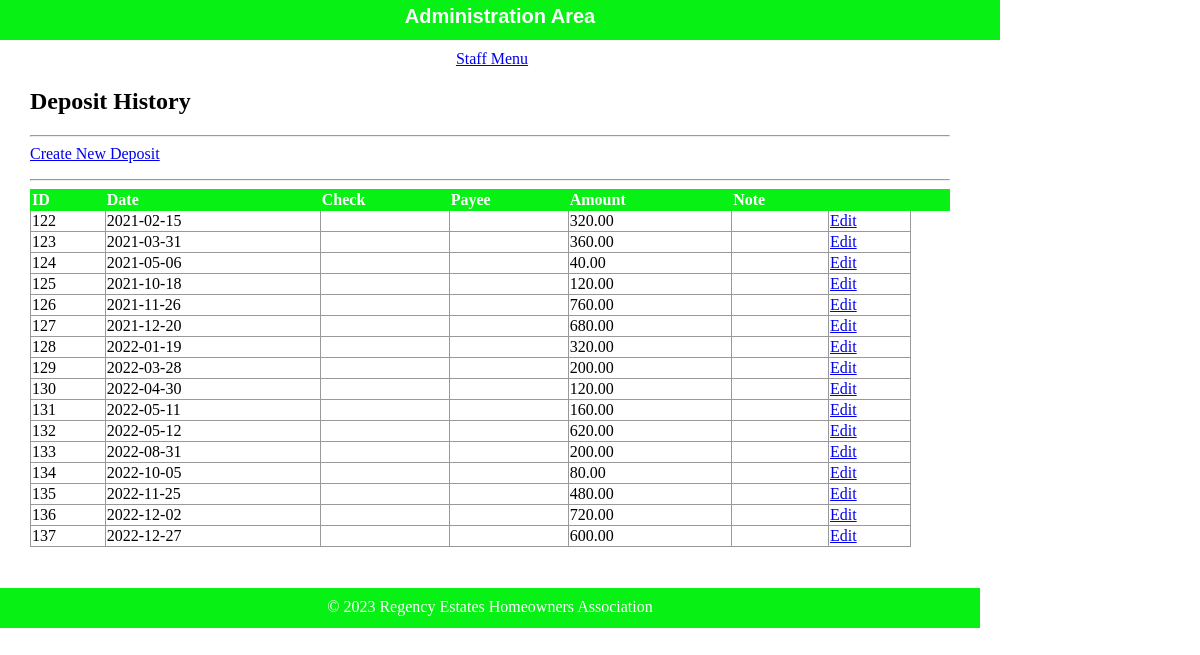
Page /html/public/staff/deposits/index.php on the earlier database version.
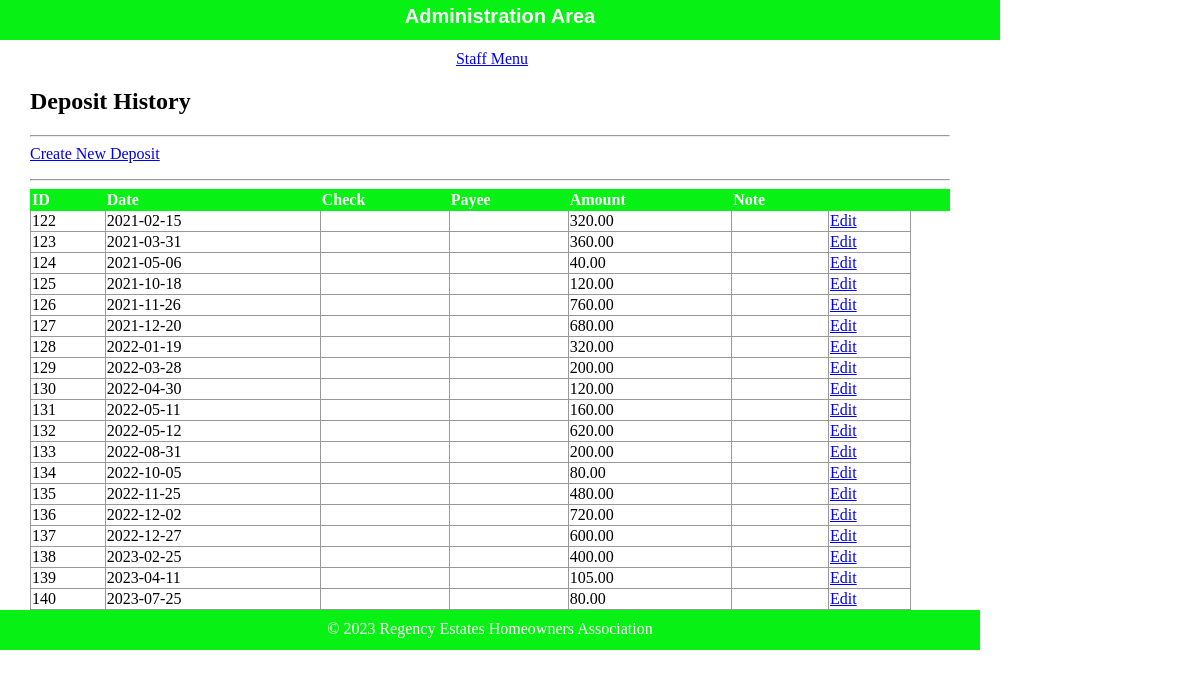
Same page on the later database version.
### tables this page shows
CREATE TABLE `deposit` (
  `id` int(11) NOT NULL,
  `fk_cat_id` int(11) DEFAULT NULL,
  `dt` date DEFAULT NULL,
  `is_reconciled` tinyint(1) DEFAULT NULL,
  `amount` decimal(10,2) DEFAULT NULL,
  `note` varchar(50) DEFAULT NULL,
  `ck_no` int(11) DEFAULT NULL,
  `payee` varchar(50) DEFAULT NULL
);

### html/private/functions.php (called while the page is built, shortened)
<?php
function url_for($script_path)
{
    if ($script_path[0] != '/')
    {
        $script_path = "/" . $script_path;
    }
    return WWW_ROOT . $script_path;
}
function htmlsc($string = "")
{
    return htmlspecialchars($string);
}
?>

### html/private/query_functions.php (called while the page is built, shortened)
<?php
  function find_all_deposits() {
    global $db;
    $sql = "SELECT * FROM deposit WHERE dt > '2021-01-01' ";
    $result = mysqli_query($db, $sql);
    return $result;
  }
?>

### html/public/staff/deposits/index.php (the view, shortened to what this page needs)
<?php $subject_set = find_all_deposits(); ?>
<?php include(SHARED_PATH . '/header.php'); ?>
    <div id="content">
        <div id="regency-menu">
            <h2>Deposit History</h2>
            <hr />
            <div class="actions">
                <a class="action" href="<?php echo url_for('/staff/deposits/index.php'); ?>">Create New Deposit</a>
            </div>
            <hr />
            <table class="list">
                <tr>
                    <th>ID</th>
                    <th>Date</th>
                    <th>Check</th>
                    <th>Payee</th>
                    <th>Amount</th>
                    <th>Note</th>
                    <th>&nbsp</th>
                    <th>&nbsp</th>
                    <th>&nbsp</th>
                </tr>
                <?php while($subject = mysqli_fetch_assoc($subject_set)) { ?>
                    <tr>
                        <td><?php echo htmlsc($subject['id']); ?></td>
                        <td><?php echo htmlsc($subject['dt']); ?></td>
                        <td><?php echo htmlsc($subject['ck_no']); ?></td>
                        <td><?php echo htmlsc($subject['payee']); ?></td>
                        <td><?php echo htmlsc($subject['amount']); ?></td>
                        <td><?php echo htmlsc($subject['note']); ?></td>
                        <td><a class="action" href="<?php echo url_for('/staff/subjects/show.php?id=' . htmlsc(urlencode($subject['id']))); ?>">Edit</a></td>
                    </tr>
                <?php } ?>
            </table>
        </div>
    </div>
<?php include(SHARED_PATH . '/footer.php'); ?>

Differences in the rows shown:
added deposit: id "138", dt "2023-02-25", amount "400.00"
added deposit: id "139", dt "2023-04-11", amount "105.00"
added deposit: id "140", dt "2023-07-25", amount "80.00"
